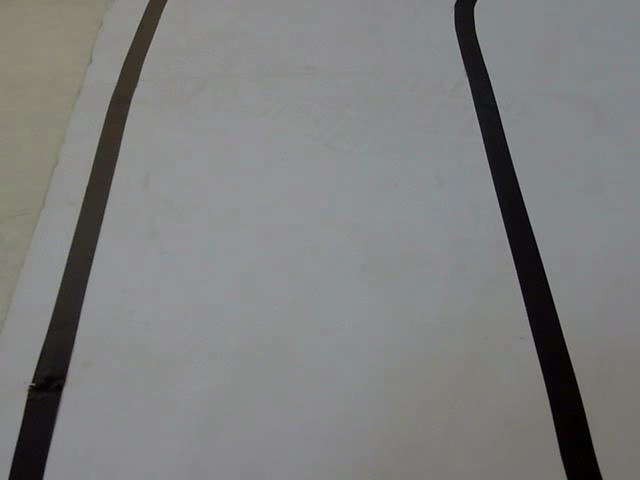
#> input picture 123.png, 640 x 480 px, found by its file name
$ python new_lane_2.py
#> lines starting #> are read from the running program, lines starting #| are printed output that depends on the picture; after the words box and inside, x2 and y2 are one past the last pixel; in counts of white or black regions, pixels touching at a corner belong together
import cv2
import numpy as np


def canny_cvt(image):
    gray = cv2.cvtColor(image, cv2.COLOR_RGB2GRAY)
    blur = cv2.GaussianBlur(gray, (9, 9), 2.0, 2.0, 0)
    canny = cv2.Canny(blur, 5, 8)
    return canny

def n_canny_cvt(image):
    n_canny_img = cv2.Canny(image, 200, 255)
    return n_canny_img

def roi(image):
    height = image.shape[0]
    width = image.shape[1]
    poly = np.array([
        [(1, height-1), (width-1, height-1),
         (int(width*0.90), int(height*0.2)), (int(width*0.10), int(height*0.2))]
    ])
    mask = np.zeros_like(image)
    cv2.fillPoly(mask, poly, 255)
    masked_img = cv2.bitwise_and(image, mask)
    return masked_img

def thresh(image):
    gray = cv2.cvtColor(image, cv2.COLOR_BGR2GRAY)
    # ret, t_img = cv2.threshold(gray, thresh, 255, cv2.THRESH_BINARY_INV)
    blur = cv2.GaussianBlur(gray, (7, 7), 2.0, 0, 2.0)
    ret, t_img = cv2.threshold(blur, 40, 255, cv2.THRESH_BINARY_INV+cv2.THRESH_OTSU)
    return t_img

def prespective_trans(image,inv=False):
    height = image.shape[0]
    width = image.shape[1]
    poi = np.float32([[0, int(height*(0.5))],
                      [width-1, int(height*(0.5))],
                      [0, height-1],
                      [width-1, height-1],])
    proj = np.float32([[0, 0],
                       [width-1, 0],
                       [0, height-1],
                       [width-1, height-1]])
    m = cv2.getPerspectiveTransform(poi, proj)
    m_inv = cv2.getPerspectiveTransform(proj, poi)
    if (inv == False):
        w_img = cv2.warpPerspective(image, m, (width, height))
    else:
        w_img = cv2.warpPerspective(image, m_inv, (width, height))
    return w_img

def contrast(thresh_img,warp_img, image):
    contours, hierarchies = cv2.findContours(thresh_img, cv2.RETR_LIST, cv2.CHAIN_APPROX_SIMPLE)
    # blank = np.zeros(thresh_img.shape[:2],dtype='uint8')
    blank = np.zeros_like(thresh_img)
    blank = cv2.cvtColor(blank, cv2.COLOR_GRAY2BGR)
    full = np.full(thresh_img.shape[:2],255, dtype='uint8')
    full = cv2.cvtColor(full, cv2.COLOR_GRAY2BGR)
    cv2.drawContours(blank, contours, -1,(255, 0, 0), 1)
    for i in contours:
        M = cv2.moments(i)
        if M['m00'] != 0:
            cx = int(M['m10']/M['m00'])
            cy = int(M['m01']/M['m00'])
            cv2.drawContours(blank, [i], -1, (0, 255, 0), 2)
            cv2.circle(blank, (cx, cy), 7, (0, 0, 255), -1)
            cv2.putText(blank, "center", (cx - 20, cy - 20),cv2.FONT_HERSHEY_SIMPLEX, 0.5, (0, 0, 0), 2)
        print(f"x: {cx} y: {cy}")
    blank = prespective_trans(blank,inv=True)
    combine = cv2.addWeighted(image, 0.9, blank, 1, 0)
    return blank,combine, cx, cy

img = cv2.imread('/home/pi/autonomus_robo/123.png')
#> img is the input picture: shape (480, 640, 3); mean B, G, R 127.2, 127.9, 126.7
lane_img = np.copy(img)
warp = prespective_trans(lane_img)
#> in prespective_trans, `w_img = cv2.warpPerspective(image, m, (width, height))`:
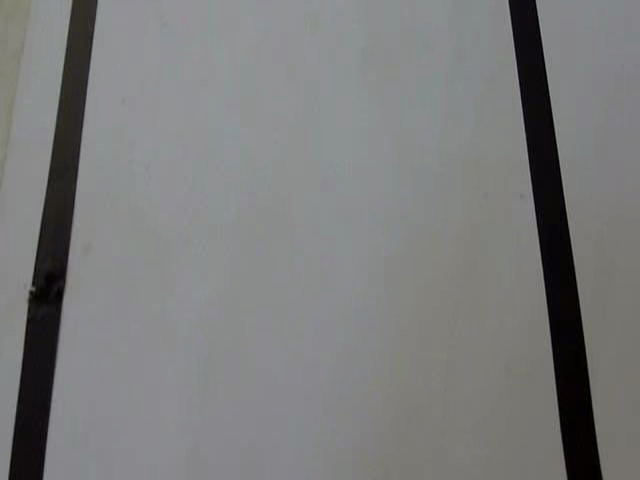
#> w_img: shape (480, 640, 3); mean B, G, R 123.6, 123.7, 122.9
th_img = thresh(warp)
#> in thresh, `ret, t_img = cv2.threshold(blur, 40, 255, cv2.THRESH_BINARY_INV+cv2.TH..`:
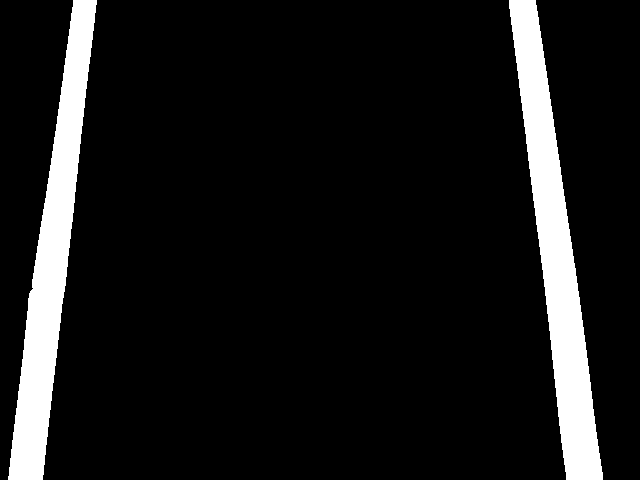
#> t_img: shape (480, 640); 9.8% white; 2 white regions
#> in thresh, `ret, t_img = cv2.threshold(blur, 40, 255, cv2.THRESH_BINARY_INV+cv2.TH..`: ret = 78
cent, combo, x, y = contrast(th_img,warp, img)
#> in contrast, `contours, hierarchies = cv2.findContours(thresh_img, cv2.RETR_LIST, cv..`: contours = 2 contours; box (x1, y1, x2, y2) and area: (509, 0, 603, 480) 15099, (8, 0, 97, 480) 14090
#> in contrast, `blank = cv2.cvtColor(blank, cv2.COLOR_GRAY2BGR)`: blank: shape (480, 640, 3); every value is 0
#> in contrast, `full = cv2.cvtColor(full, cv2.COLOR_GRAY2BGR)`: full: shape (480, 640, 3); every value is 255
#> in contrast, `cv2.drawContours(blank, contours, -1,(255, 0, 0), 1)`:
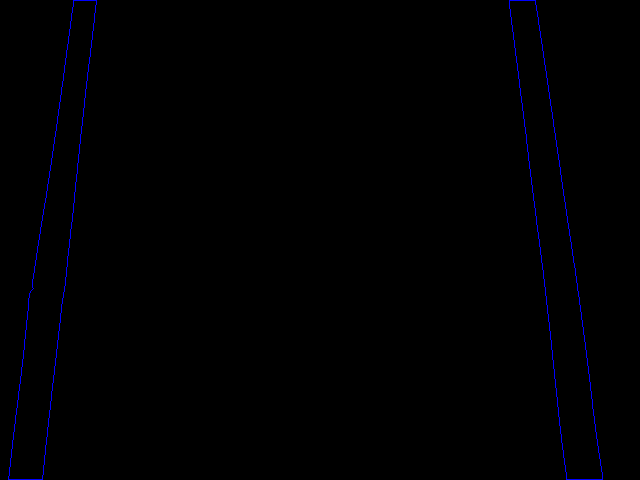
#> blank: shape (480, 640, 3); mean B, G, R 1.7, 0, 0
#> the loop in contrast, `for i in contours:` made 2 passes
#> (cx, cy) on passes 1 to 2: (555, 251), (51, 257)
#| x: 555 y: 251
#| x: 51 y: 257
#> after the loop in contrast, `for i in contours:`:
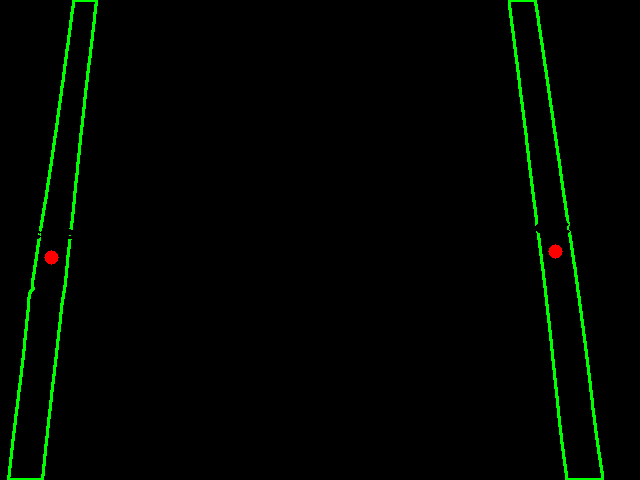
#> blank: shape (480, 640, 3); 2.18% of pixels changed, all inside (x1, y1, x2, y2) = (7, 0, 604, 480)
#> call 2 of prespective_trans, with inv = True
#> in prespective_trans (call 2), `w_img = cv2.warpPerspective(image, m_inv, (width, height))`:
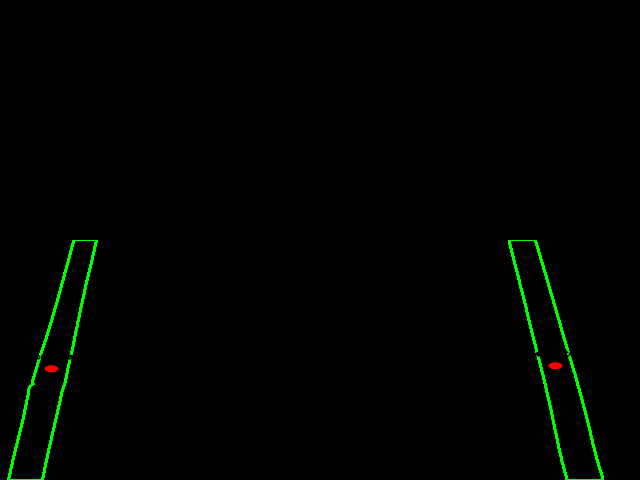
#> w_img: shape (480, 640, 3); mean B, G, R 0, 2.6, 0.1
#> x = 51; y = 257
# cv2.imshow('orig', img)
cv2.imshow('thresh', th_img)
# cv2.imshow('cent', cent)
cv2.imshow('combine', combo)
cv2.waitKey(0)

# [15 lines of commented-out code are left out]
